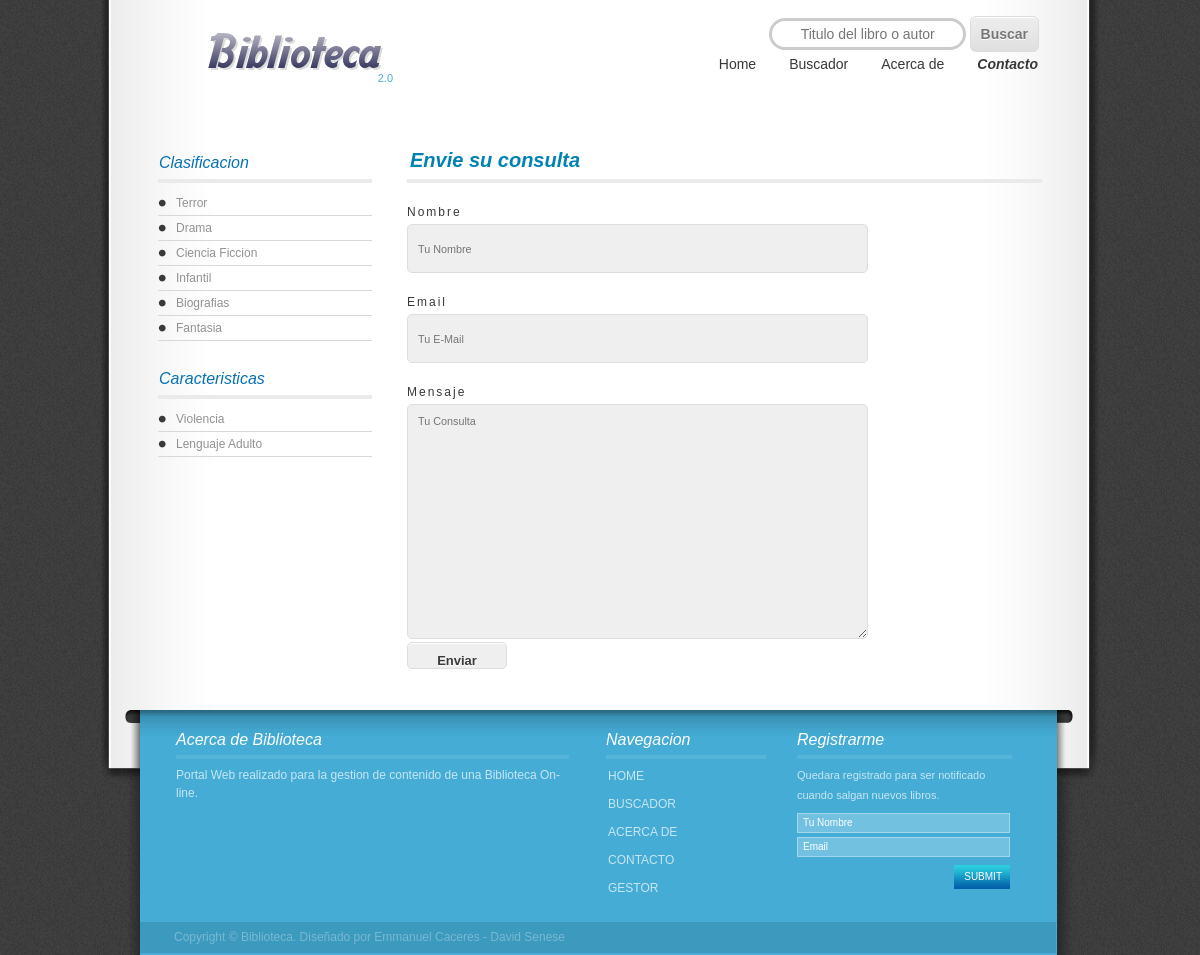
The app's page /portalWeb/home/contacto.php with its own data.
### tables this page shows
CREATE TABLE `clasificaciones` (
  `id_clasificacion` int(11) NOT NULL AUTO_INCREMENT,
  `denominacion_clasificacion` varchar(50) NOT NULL,
  `id_clasificacion_padre` int(11) DEFAULT NULL,
  `borrado` tinyint(1) NOT NULL DEFAULT '0',
  PRIMARY KEY (`id_clasificacion`),
  KEY `id_clasificacion_padre` (`id_clasificacion_padre`),
  CONSTRAINT `clasificaciones_ibfk_1` FOREIGN KEY (`id_clasificacion_padre`) REFERENCES `clasificaciones` (`id_clasificacion`)
);

CREATE TABLE `caracteristicas` (
  `id_caracteristicas` int(11) NOT NULL AUTO_INCREMENT,
  `denominacion_caracteristica` varchar(25) NOT NULL,
  `borrado` tinyint(1) NOT NULL DEFAULT '0',
  PRIMARY KEY (`id_caracteristicas`)
);

### controladores/portalWeb/persistencia/ConexionDBPortal.php (called while the page is built)
<?php
class ConexionDBPortal {
    private $_conexion = null;
    private $_usuario = 'cliente';
    private $_clave = '1234567';
    public function __construct() {
        $this->_conexion = new PDO("mysql:dbname=biblioteca;host=localhost", $this->_usuario, $this->_clave);
        $this->_conexion->setAttribute(PDO::ATTR_ERRMODE, PDO::ERRMODE_EXCEPTION);
    }
    function get_conexion() {
        return $this->_conexion;
    }
}

### controladores/portalWeb/persistencia/ControladorPersistencia.php (called while the page is built, shortened)
<?php
require_once 'ConexionDBPortal.php';
class ControladorPersistencia {
    private $_conexion;
    private static $instancia;
    public function __construct() {
        $db = new ConexionDBPortal();
        $this->_conexion = $db->get_conexion();
    }
    public static function obtenerCP() {
        if (!self::$instancia instanceof self) {
            self::$instancia = new self;
        }
        return self::$instancia;
    }
    public function ejecutarSentencia($query, $parametros = null) {
        $statement = $this->_conexion->prepare($query);
        $statement->execute();
        return $statement;
    }
}

### portalWeb/home/contacto.php (the view, shortened to what this page needs)
<!DOCTYPE html PUBLIC "-//W3C//DTD XHTML 1.0 Transitional//EN" "http://www.w3.org/TR/xhtml1/DTD/xhtml1-transitional.dtd">
<html lang="en-US" xmlns="http://www.w3.org/1999/xhtml" dir="ltr">
    <?php
    require_once __DIR__ . '/../../controladores/portalWeb/persistencia/ControladorPersistencia.php';
    $controladorPersistencia = ControladorPersistencia::obtenerCP();
    ?>
    <head>
        <link href="../../recursos/portalWeb/home/css/style.css" rel="stylesheet" type="text/css"/>
    </head>
    <body>
        <div id="header" class="shell">
            <div id="logo"><h1><a href="home.php">Biblioteca</a></h1><span><a href="home.php">2.0</a></span></div>
            <div id="navigation">
                <ul>
                    <li><a href="home.php">Home</a></li>
                    <li><a href="buscador.php">Buscador</a></li>
                    <li><a href="acerca.php">Acerca de</a></li>
                    <li><a href="contacto.php" class="active">Contacto</a></li>
                </ul>
            </div>
            <div id="login-details">
                <form class="navbar-form navbar-right">
                    <input class="buscador" type="text" name="buscar" id="buscar" placeholder="Titulo del libro o autor">
                        <button type="button" id="btBuscar" class="myButton">
                            Buscar
                        </button>
                </form>
            </div>
        </div>
        <div id="main" class="shell">
            <div id="sidebar">
                <ul class="categories">
                    <li>
                        <h4>Clasificacion</h4>
                        <ul id="clasif">
                            <?php
                            $resultado = $controladorPersistencia->ejecutarSentencia(DBSentenciasPortal::LISTAR_CLASIFICACIONES);
                            $listado = $resultado->fetchAll(PDO::FETCH_ASSOC);
                            unset($listado[0]);
                            foreach ($listado as $value) {
                                ?>
                                <li>
                                    <a href="buscador.php?clas=<?php echo base64_encode($value["id"])."&pag=1" ?>"><?php echo $value["text"] ?></a>
                                </li>
                            <?php } ?>
                        </ul>
                    </li>
                    <li>
                        <h4>Caracteristicas</h4>
                        <ul id="caract">
                            <?php
                            $resultado = $controladorPersistencia->ejecutarSentencia(DBSentenciasPortal::LISTAR_CARACTERISTICAS);
                            $listado = $resultado->fetchAll(PDO::FETCH_ASSOC);
                            foreach ($listado as $value) {
                                ?>
                                <li>
                                    <a href="buscador.php?car=<?php echo base64_encode($value["id"])."&pag=1" ?>"><?php echo $value["text"] ?></a>
                                </li>
                            <?php } ?>
                        </ul>
                    </li>
                </ul>
            </div>
            <div id="content">
                <div class="contacto">
                    <h3>Envie su consulta</h3>
                    <form action="enviarConsulta.php" method="post">
                        <label>Nombre</label>
                        <input name="name" placeholder="Tu Nombre">
                            <label>Email</label>
                            <input name="email" type="email" placeholder="Tu E-Mail">
                                <label>Mensaje</label>
                                <textarea name="message" placeholder="Tu Consulta" maxlength="500" ></textarea>
                                <input id="submit" class="myButton" name="submit" type="submit" value="Enviar">
                                    </form>
                                    </div>
                                    </div>
                                    </div>
                                    <div id="footer" class="shell">
                                        <div class="top">
                                            <div class="cnt">
                                                <div class="col about">
                                                    <h4>Acerca de Biblioteca</h4>
                                                    <p> Portal Web realizado para la gestion de contenido de una Biblioteca On-line.</p>
                                                </div>
                                                <div class="col store">
                                                    <h4>Navegacion</h4>
                                                    <ul>
                                                        <li><a href="home.php" class="active">Home</a></li>
                                                        <li><a href="buscador.php">Buscador</a></li>
                                                        <li><a href="acerca.php">Acerca de</a></li>
                                                        <li><a href="contacto.php">Contacto</a></li>
                                                        <li><a href="../../gestorContenido/login/login.html">Gestor</a></li>
                                                    </ul>
                                                </div>
                                                <div class="col" id="newsletter">
                                                    <h4>Registrarme</h4>
                                                    <p>Quedara registrado para ser notificado cuando salgan nuevos libros. </p>
                                                    <form action="registrar.php" method="post">
                                                        <input type="text" class="field" name="nombre" value="Tu Nombre" title="Your Name" />
                                                        <input type="text" class="field" name="mail" value="Email" title="Email" />
                                                        <div class="form-buttons"><input type="submit" value="Submit" class="submit-btn" /></div>
                                                    </form>
                                                </div>
                                                <div class="copy">
                                                    <p>Copyright &copy; <a href="#">Biblioteca</a>. Diseñado por Emmanuel Caceres - David Senese</p>
                                                </div>
                                            </div>
                                        </div>
                                    </div>
                                    </body>
                                    </html>

### records on screen
clasificaciones: denominacion_clasificacion "Terror"
clasificaciones: denominacion_clasificacion "Drama"
clasificaciones: denominacion_clasificacion "Ciencia Ficcion"
clasificaciones: denominacion_clasificacion "Infantil"
clasificaciones: denominacion_clasificacion "Biografias"
clasificaciones: denominacion_clasificacion "Fantasia"
caracteristicas: denominacion_caracteristica "Violencia"
caracteristicas: denominacion_caracteristica "Lenguaje Adulto"
